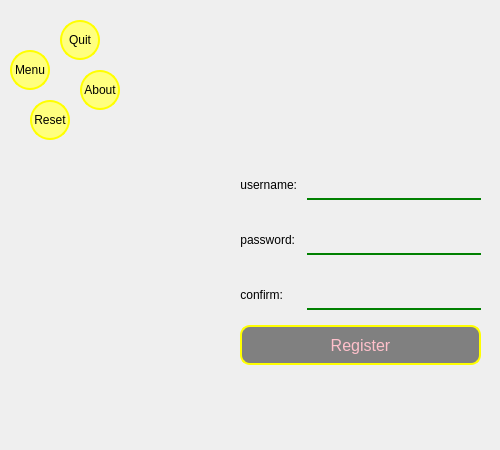
<?xml version="1.0" encoding="UTF-8"?>
<ui version="4.0">
 <class>Form</class>
 <widget class="QWidget" name="Form">
  <property name="geometry">
   <rect>
    <x>0</x>
    <y>0</y>
    <width>500</width>
    <height>450</height>
   </rect>
  </property>
  <property name="minimumSize">
   <size>
    <width>500</width>
    <height>450</height>
   </size>
  </property>
  <property name="maximumSize">
   <size>
    <width>500</width>
    <height>450</height>
   </size>
  </property>
  <property name="windowTitle">
   <string>Form</string>
  </property>
  <property name="styleSheet">
   <string notr="true">#Form {
	border-image:url(:/registerpanel/images/screen1.jpg);
}</string>
  </property>
  <widget class="QPushButton" name="pushButton_menu">
   <property name="geometry">
    <rect>
     <x>10</x>
     <y>50</y>
     <width>40</width>
     <height>40</height>
    </rect>
   </property>
   <property name="minimumSize">
    <size>
     <width>40</width>
     <height>40</height>
    </size>
   </property>
   <property name="maximumSize">
    <size>
     <width>40</width>
     <height>40</height>
    </size>
   </property>
   <property name="styleSheet">
    <string notr="true">QPushButton {
	border:2px solid yellow;
	border-radius:20px; 
	background-color: rgb(255, 255, 127);
}
QPushButton:hover {
	border:2px solid green;
	border-radius:20px; 
	background-color: rgb(170, 255, 0);
}
QPushButton:checked {
	border:3px solid blue;
	background-color: rgb(0, 255, 0);
}</string>
   </property>
   <property name="text">
    <string>Menu</string>
   </property>
   <property name="checkable">
    <bool>true</bool>
   </property>
  </widget>
  <widget class="QPushButton" name="pushButton_quit">
   <property name="geometry">
    <rect>
     <x>60</x>
     <y>20</y>
     <width>40</width>
     <height>40</height>
    </rect>
   </property>
   <property name="minimumSize">
    <size>
     <width>40</width>
     <height>40</height>
    </size>
   </property>
   <property name="maximumSize">
    <size>
     <width>40</width>
     <height>40</height>
    </size>
   </property>
   <property name="styleSheet">
    <string notr="true">QPushButton {
	border:2px solid yellow;
	border-radius:20px; 
	background-color: rgb(255, 255, 127);
}
QPushButton:hover {
	border:2px solid green;
	border-radius:20px; 
	background-color: rgb(170, 255, 0);
}
QPushButton:checked {
	border:3px solid blue;
	background-color: rgb(0, 255, 0);
}</string>
   </property>
   <property name="text">
    <string>Quit</string>
   </property>
  </widget>
  <widget class="QPushButton" name="pushButton_about">
   <property name="geometry">
    <rect>
     <x>80</x>
     <y>70</y>
     <width>40</width>
     <height>40</height>
    </rect>
   </property>
   <property name="minimumSize">
    <size>
     <width>40</width>
     <height>40</height>
    </size>
   </property>
   <property name="maximumSize">
    <size>
     <width>40</width>
     <height>40</height>
    </size>
   </property>
   <property name="styleSheet">
    <string notr="true">QPushButton {
	border:2px solid yellow;
	border-radius:20px; 
	background-color: rgb(255, 255, 127);
}
QPushButton:hover {
	border:2px solid green;
	border-radius:20px; 
	background-color: rgb(170, 255, 0);
}
QPushButton:checked {
	border:3px solid blue;
	background-color: rgb(0, 255, 0);
}</string>
   </property>
   <property name="text">
    <string>About</string>
   </property>
  </widget>
  <widget class="QPushButton" name="pushButton_reset">
   <property name="geometry">
    <rect>
     <x>30</x>
     <y>100</y>
     <width>40</width>
     <height>40</height>
    </rect>
   </property>
   <property name="minimumSize">
    <size>
     <width>40</width>
     <height>40</height>
    </size>
   </property>
   <property name="maximumSize">
    <size>
     <width>40</width>
     <height>40</height>
    </size>
   </property>
   <property name="styleSheet">
    <string notr="true">QPushButton {
	border:2px solid yellow;
	border-radius:20px; 
	background-color: rgb(255, 255, 127);
}
QPushButton:hover {
	border:2px solid green;
	border-radius:20px; 
	background-color: rgb(170, 255, 0);
}
QPushButton:checked {
	border:3px solid blue;
	background-color: rgb(0, 255, 0);
}</string>
   </property>
   <property name="text">
    <string>Reset</string>
   </property>
  </widget>
  <widget class="QWidget" name="layoutWidget">
   <property name="geometry">
    <rect>
     <x>240</x>
     <y>160</y>
     <width>241</width>
     <height>237</height>
    </rect>
   </property>
   <layout class="QFormLayout" name="formLayout">
    <property name="horizontalSpacing">
     <number>10</number>
    </property>
    <property name="verticalSpacing">
     <number>5</number>
    </property>
    <item row="0" column="0">
     <widget class="QLabel" name="label_username">
      <property name="minimumSize">
       <size>
        <width>0</width>
        <height>50</height>
       </size>
      </property>
      <property name="styleSheet">
       <string notr="true">font: 87 10pt &quot;Arial Black&quot;;</string>
      </property>
      <property name="text">
       <string>username:</string>
      </property>
      <property name="alignment">
       <set>Qt::AlignRight|Qt::AlignTrailing|Qt::AlignVCenter</set>
      </property>
     </widget>
    </item>
    <item row="1" column="0">
     <widget class="QLabel" name="label_password">
      <property name="minimumSize">
       <size>
        <width>0</width>
        <height>50</height>
       </size>
      </property>
      <property name="styleSheet">
       <string notr="true">font: 87 10pt &quot;Arial Black&quot;;</string>
      </property>
      <property name="text">
       <string>password:</string>
      </property>
      <property name="alignment">
       <set>Qt::AlignRight|Qt::AlignTrailing|Qt::AlignVCenter</set>
      </property>
     </widget>
    </item>
    <item row="1" column="1">
     <widget class="QLineEdit" name="lineEdit_password">
      <property name="minimumSize">
       <size>
        <width>0</width>
        <height>40</height>
       </size>
      </property>
      <property name="styleSheet">
       <string notr="true">QLineEdit {
	border:none;
	border-bottom:2px solid green;
	background-color:transparent;
}

</string>
      </property>
      <property name="echoMode">
       <enum>QLineEdit::Password</enum>
      </property>
      <property name="clearButtonEnabled">
       <bool>true</bool>
      </property>
     </widget>
    </item>
    <item row="2" column="0">
     <widget class="QLabel" name="label_confirm">
      <property name="minimumSize">
       <size>
        <width>0</width>
        <height>50</height>
       </size>
      </property>
      <property name="styleSheet">
       <string notr="true">font: 87 10pt &quot;Arial Black&quot;;</string>
      </property>
      <property name="text">
       <string>confirm:</string>
      </property>
      <property name="alignment">
       <set>Qt::AlignRight|Qt::AlignTrailing|Qt::AlignVCenter</set>
      </property>
     </widget>
    </item>
    <item row="2" column="1">
     <widget class="QLineEdit" name="lineEdit_confirm">
      <property name="minimumSize">
       <size>
        <width>0</width>
        <height>40</height>
       </size>
      </property>
      <property name="styleSheet">
       <string notr="true">QLineEdit {
	border:none;
	border-bottom:2px solid green;
	background-color:transparent;
}

</string>
      </property>
      <property name="echoMode">
       <enum>QLineEdit::Password</enum>
      </property>
      <property name="clearButtonEnabled">
       <bool>true</bool>
      </property>
     </widget>
    </item>
    <item row="3" column="0" colspan="2">
     <widget class="QPushButton" name="pushButton_register">
      <property name="enabled">
       <bool>false</bool>
      </property>
      <property name="minimumSize">
       <size>
        <width>120</width>
        <height>40</height>
       </size>
      </property>
      <property name="styleSheet">
       <string notr="true">QPushButton {
    border: 2px solid yellow;
    border-radius: 10px;
	background-color: rgb(85, 255, 255);
    font-size: 16px ;
	color:pink;
}
QPushButton:disabled {
    background: gray;
}
QPushButton:pressed {
    background: red;
    font-size: 18px ;
}</string>
      </property>
      <property name="text">
       <string>Register</string>
      </property>
     </widget>
    </item>
    <item row="0" column="1">
     <widget class="QLineEdit" name="lineEdit_username">
      <property name="minimumSize">
       <size>
        <width>0</width>
        <height>40</height>
       </size>
      </property>
      <property name="styleSheet">
       <string notr="true">QLineEdit {
	border:none;
	border-bottom:2px solid green;
	background-color:transparent;
}

</string>
      </property>
      <property name="clearButtonEnabled">
       <bool>true</bool>
      </property>
     </widget>
    </item>
   </layout>
  </widget>
  <zorder>layoutWidget</zorder>
  <zorder>pushButton_quit</zorder>
  <zorder>pushButton_about</zorder>
  <zorder>pushButton_reset</zorder>
  <zorder>pushButton_menu</zorder>
 </widget>
 <resources>
  <include location="../../../test_pyqt5/testpic.qrc"/>
  <include location="../pyqt5demo.qrc"/>
 </resources>
 <connections>
  <connection>
   <sender>pushButton_about</sender>
   <signal>clicked()</signal>
   <receiver>Form</receiver>
   <slot>about_me()</slot>
   <hints>
    <hint type="sourcelabel">
     <x>93</x>
     <y>92</y>
    </hint>
    <hint type="destinationlabel">
     <x>0</x>
     <y>142</y>
    </hint>
   </hints>
  </connection>
  <connection>
   <sender>pushButton_menu</sender>
   <signal>clicked(bool)</signal>
   <receiver>Form</receiver>
   <slot>show_hide_menue()</slot>
   <hints>
    <hint type="sourcelabel">
     <x>38</x>
     <y>56</y>
    </hint>
    <hint type="destinationlabel">
     <x>2</x>
     <y>172</y>
    </hint>
   </hints>
  </connection>
  <connection>
   <sender>pushButton_quit</sender>
   <signal>clicked()</signal>
   <receiver>Form</receiver>
   <slot>exit_panel()</slot>
   <hints>
    <hint type="sourcelabel">
     <x>71</x>
     <y>35</y>
    </hint>
    <hint type="destinationlabel">
     <x>165</x>
     <y>31</y>
    </hint>
   </hints>
  </connection>
  <connection>
   <sender>pushButton_reset</sender>
   <signal>clicked()</signal>
   <receiver>Form</receiver>
   <slot>reset_input()</slot>
   <hints>
    <hint type="sourcelabel">
     <x>48</x>
     <y>109</y>
    </hint>
    <hint type="destinationlabel">
     <x>81</x>
     <y>172</y>
    </hint>
   </hints>
  </connection>
  <connection>
   <sender>pushButton_register</sender>
   <signal>clicked()</signal>
   <receiver>Form</receiver>
   <slot>check_register()</slot>
   <hints>
    <hint type="sourcelabel">
     <x>283</x>
     <y>365</y>
    </hint>
    <hint type="destinationlabel">
     <x>240</x>
     <y>277</y>
    </hint>
   </hints>
  </connection>
  <connection>
   <sender>lineEdit_username</sender>
   <signal>textChanged(QString)</signal>
   <receiver>Form</receiver>
   <slot>enable_register_btn()</slot>
   <hints>
    <hint type="sourcelabel">
     <x>479</x>
     <y>171</y>
    </hint>
    <hint type="destinationlabel">
     <x>404</x>
     <y>123</y>
    </hint>
   </hints>
  </connection>
  <connection>
   <sender>lineEdit_password</sender>
   <signal>textChanged(QString)</signal>
   <receiver>Form</receiver>
   <slot>enable_register_btn()</slot>
   <hints>
    <hint type="sourcelabel">
     <x>460</x>
     <y>255</y>
    </hint>
    <hint type="destinationlabel">
     <x>406</x>
     <y>154</y>
    </hint>
   </hints>
  </connection>
  <connection>
   <sender>lineEdit_confirm</sender>
   <signal>textChanged(QString)</signal>
   <receiver>Form</receiver>
   <slot>enable_register_btn()</slot>
   <hints>
    <hint type="sourcelabel">
     <x>479</x>
     <y>310</y>
    </hint>
    <hint type="destinationlabel">
     <x>408</x>
     <y>182</y>
    </hint>
   </hints>
  </connection>
 </connections>
 <slots>
  <slot>show_hide_menue()</slot>
  <slot>about_me()</slot>
  <slot>exit_panel()</slot>
  <slot>reset_input()</slot>
  <slot>check_register()</slot>
  <slot>enable_register_btn()</slot>
 </slots>
</ui>
